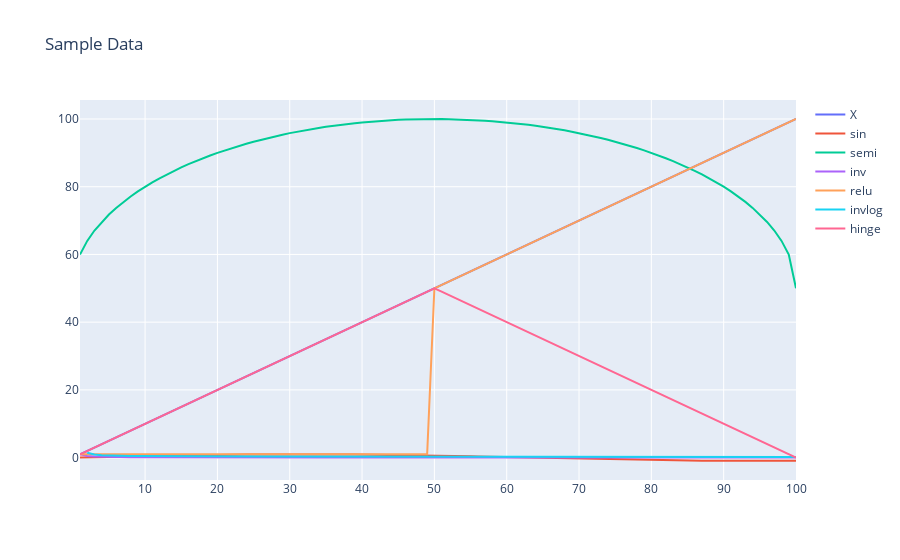

Here is the notebook cell this chart was saved with:
### Markdown cell above
## Prepare the Data

### Code cell
''' Make data that is clearly related, though not (mostly) linearly '''
# make data - pretend X is a response and all others are features
n = 100
center = n/2
radius = 50
data = pd.DataFrame(data=np.linspace(1, n, n), columns=['X'])
data['sin'] = np.sin(data['X']/20)
data['semi'] = np.sqrt(radius**2 - (data['X']-center)**2) + center
data['inv'] = 1/data['X']
data['relu'] = np.where(data['X']<center, 1, data['X'])
data['invlog'] = 1/np.log(data['X'])
data['hinge'] = np.where(data['X']<center, data['X'], n-data['X'])

# talk
print('Sample Data')
display(data.head(10))

# plot sample data
trcs = [None]*len(data.columns)
for (indx, col) in enumerate(data.columns):
    trcs[indx] = go.Scatter(x=data['X'], y=data[col], name=col)
figData = go.Figure(data=trcs, layout=go.Layout(title='Sample Data'))
plyoff.iplot(figData)
